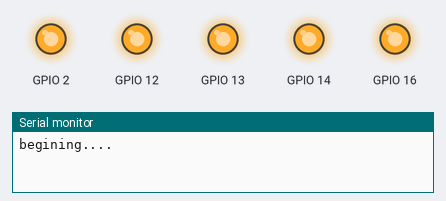
This sketch was run on a simulated ESP8266 (NodeMCU). On the bench: output pins drawn as LEDs (lit = HIGH), the last lines printed to the serial monitor. WiFi joins after 1.5 s; servers stay silent unless stated.

Above: at 0.1 s.
At 1.1 s:
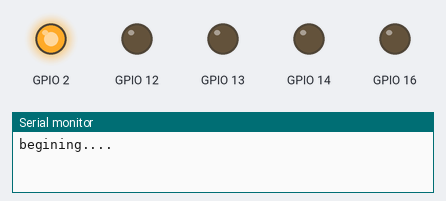
At 2.6 s:
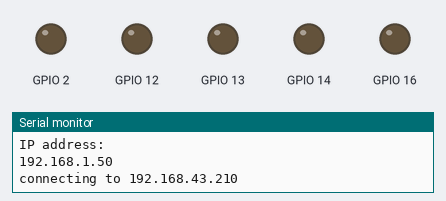
Timing chart, 0 to 4.1 s (numbered marks = the images above):
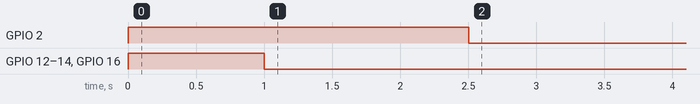

The sketch:

test-12_ESP-8266_Client.ino
```cpp
/*
    This sketch establishes a TCP connection to a "quote of the day" service.
    It sends a "hello" message, and then prints received data.
*/

#include <ESP8266WiFi.h>

#ifndef STASSID
#define STASSID "fdmxfarhan"
#define STAPSK  "fdmxfarhan"
#endif

const char* ssid     = STASSID;
const char* password = STAPSK;

const char* host = "192.168.43.210";
const uint16_t port = 65432;
WiFiClient client;
void setup() {
  Serial.begin(115200);
  Serial.println("begining....");
  pinMode(2,OUTPUT);
  pinMode(12,OUTPUT);
  pinMode(13,OUTPUT);
  pinMode(14,OUTPUT);
  pinMode(16,OUTPUT);

  digitalWrite(2,1);
  digitalWrite(12,1);
  digitalWrite(13,1);
  digitalWrite(14,1);
  digitalWrite(16,1);
  delay(1000);
  digitalWrite(12,0);
  digitalWrite(13,0);
  digitalWrite(14,0);
  digitalWrite(16,0);


  WiFi.mode(WIFI_STA);
  WiFi.begin(ssid, password);

  while (WiFi.status() != WL_CONNECTED) {
    delay(500);
//    Serial.print(".");
  }

  Serial.println("");
  Serial.println("IP address: ");
  Serial.println(WiFi.localIP());
  digitalWrite(2,0);

  Serial.print("connecting to ");
  Serial.println(host);


}

void loop() {
  while(!client.connect(host, port)) {
    Serial.println("connection failed");
    delay(100);
  }
  unsigned long timeout = millis();
  while (client.available() == 0){
    Serial.print("sync: ");
    Serial.println(client.getSync());
    delay(100);
  }

  Serial.print("received: ");
  while (client.available()) {
    char ch = static_cast<char>(client.read());
    Serial.print(ch);
    if(ch == 'N'){
      digitalWrite(12,1);
      digitalWrite(13,1);
      digitalWrite(14,1);
      digitalWrite(16,1);
      delay(1000);
      digitalWrite(12,0);
      digitalWrite(13,0);
      digitalWrite(14,0);
      digitalWrite(16,0);
      }
    else
      digitalWrite(2,1);
  }
  Serial.println();

  delay(1000);
}
```
